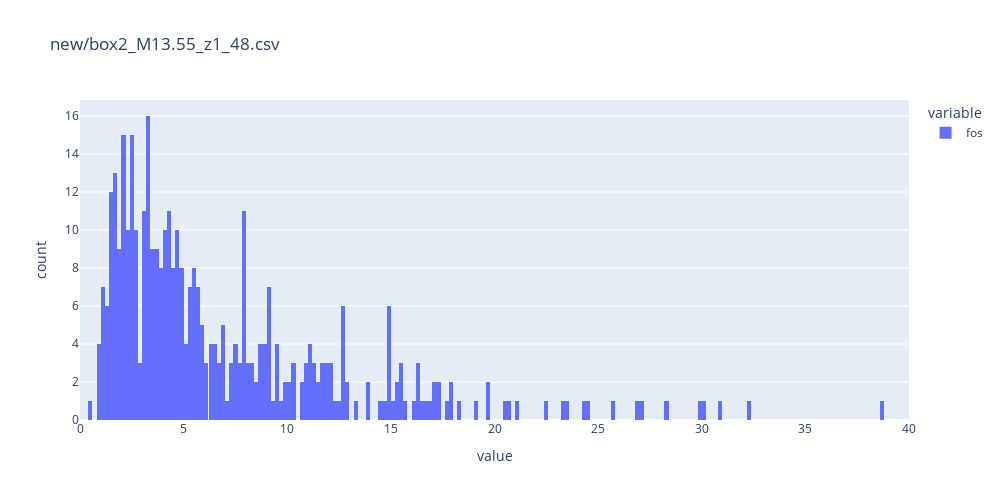
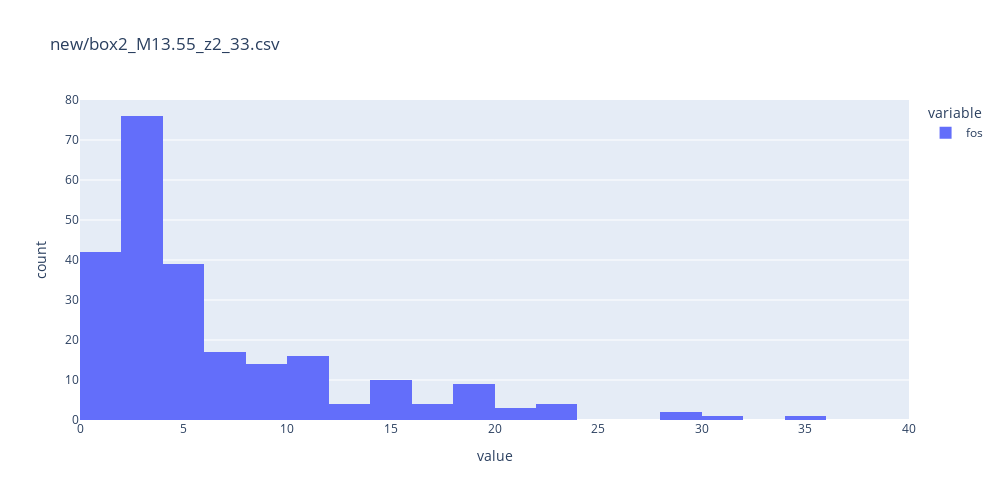
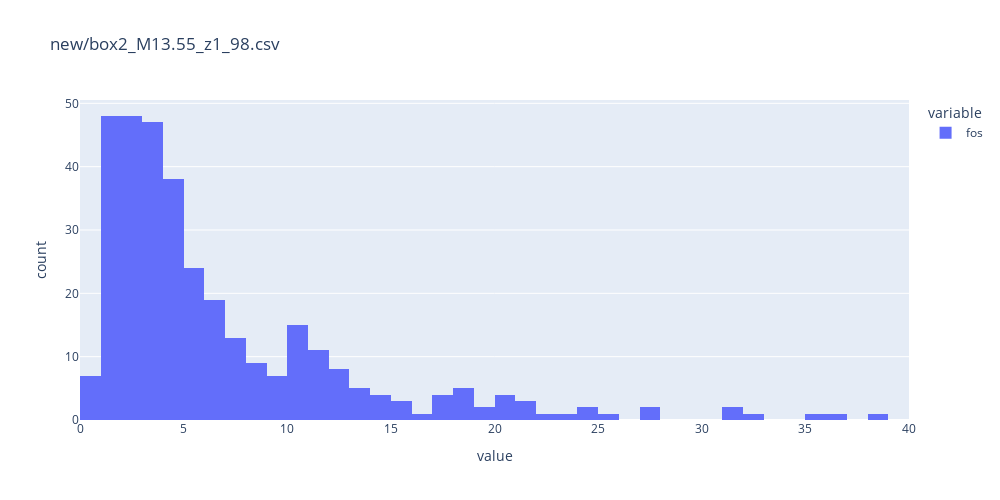
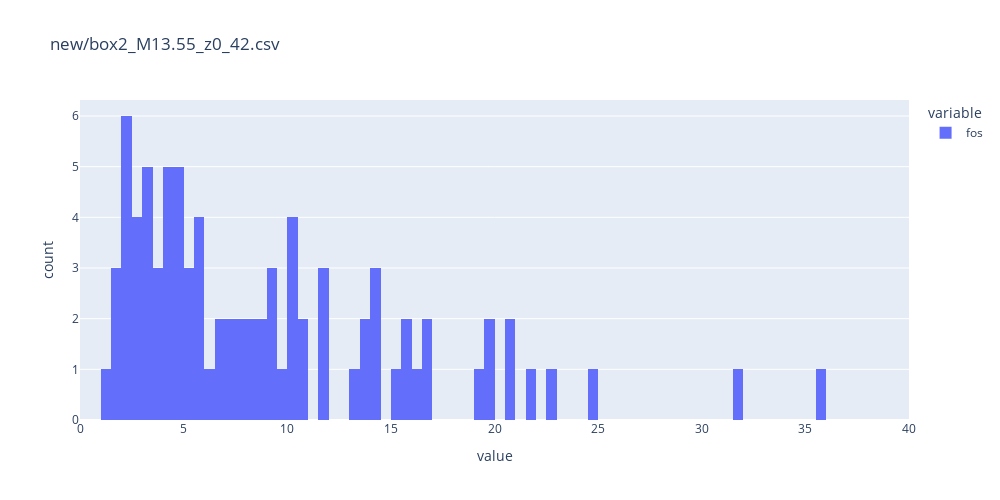

Notebook code for these charts, in order:
### Code cell
import plotly.express as px
import plotly
plotly.offline.init_notebook_mode(connected=True)


for filename in all_files:

    fig = px.histogram(frame.fos[(frame.name==filename)], nbins= len(frame.fos[(frame.name==filename)]), title = filename)
    fig.update_layout(autosize=False, width=1000, height=500, xaxis_range=[0,40])
    fig.show()
    print('median fossilness value = ', frame.fos[(frame.name==filename)].median(), 'Median galaxy ratio =', frame.M_sat_M_cD[(frame.name==filename)].median())

### Figure 1 — Plotly figure (JSON) as saved in the notebook; plotly's stock layout.template omitted (floating-point values rounded to 4 significant figures; data arrays with more than 128 entries replaced by an {"elided": "..."} marker saying what was removed)
{"data": [{"alignmentgroup": "True", "bingroup": "x", "hovertemplate": "variable=fos<br>value=%{x}<br>count=%{y}<extra></extra>", "legendgroup": "fos", "marker": {"color": "#636efa", "pattern": {"shape": ""}}, "name": "fos", "nbinsx": 400, "offsetgroup": "fos", "orientation": "v", "showlegend": true, "type": "histogram", "x": {"elided": "400 float values"}, "xaxis": "x", "yaxis": "y"}], "layout": {"autosize": false, "barmode": "relative", "height": 500, "legend": {"title": {"text": "variable"}, "tracegroupgap": 0}, "title": {"text": "new/box2_M13.55_z1_48.csv"}, "width": 1000, "xaxis": {"anchor": "y", "domain": [0, 1], "range": [0, 40], "title": {"text": "value"}}, "yaxis": {"anchor": "x", "domain": [0, 1], "title": {"text": "count"}}}}

### Figure 2 — Plotly figure (JSON) as saved in the notebook; plotly's stock layout.template omitted (floating-point values rounded to 4 significant figures; data arrays with more than 128 entries replaced by an {"elided": "..."} marker saying what was removed)
{"data": [{"alignmentgroup": "True", "bingroup": "x", "hovertemplate": "variable=fos<br>value=%{x}<br>count=%{y}<extra></extra>", "legendgroup": "fos", "marker": {"color": "#636efa", "pattern": {"shape": ""}}, "name": "fos", "nbinsx": 252, "offsetgroup": "fos", "orientation": "v", "showlegend": true, "type": "histogram", "x": {"elided": "252 float values"}, "xaxis": "x", "yaxis": "y"}], "layout": {"autosize": false, "barmode": "relative", "height": 500, "legend": {"title": {"text": "variable"}, "tracegroupgap": 0}, "title": {"text": "new/box2_M13.55_z2_33.csv"}, "width": 1000, "xaxis": {"anchor": "y", "domain": [0, 1], "range": [0, 40], "title": {"text": "value"}}, "yaxis": {"anchor": "x", "domain": [0, 1], "title": {"text": "count"}}}}

### Figure 3 — Plotly figure (JSON) as saved in the notebook; plotly's stock layout.template omitted (floating-point values rounded to 4 significant figures; data arrays with more than 128 entries replaced by an {"elided": "..."} marker saying what was removed)
{"data": [{"alignmentgroup": "True", "bingroup": "x", "hovertemplate": "variable=fos<br>value=%{x}<br>count=%{y}<extra></extra>", "legendgroup": "fos", "marker": {"color": "#636efa", "pattern": {"shape": ""}}, "name": "fos", "nbinsx": 347, "offsetgroup": "fos", "orientation": "v", "showlegend": true, "type": "histogram", "x": {"elided": "347 float values"}, "xaxis": "x", "yaxis": "y"}], "layout": {"autosize": false, "barmode": "relative", "height": 500, "legend": {"title": {"text": "variable"}, "tracegroupgap": 0}, "title": {"text": "new/box2_M13.55_z1_98.csv"}, "width": 1000, "xaxis": {"anchor": "y", "domain": [0, 1], "range": [0, 40], "title": {"text": "value"}}, "yaxis": {"anchor": "x", "domain": [0, 1], "title": {"text": "count"}}}}

### Figure 4 — Plotly figure (JSON) as saved in the notebook; plotly's stock layout.template omitted (floating-point values rounded to 4 significant figures)
{"data": [{"alignmentgroup": "True", "bingroup": "x", "hovertemplate": "variable=fos<br>value=%{x}<br>count=%{y}<extra></extra>", "legendgroup": "fos", "marker": {"color": "#636efa", "pattern": {"shape": ""}}, "name": "fos", "nbinsx": 86, "offsetgroup": "fos", "orientation": "v", "showlegend": true, "type": "histogram", "x": [2.036, 5.758, 21.67, 8.967, 13.82, 1.729, 19.46, 11.89, 4.939, 7.647, 7.523, 5.12, 2.656, 14.49, 4.16, 15.84, 11.54, 2.09, 19.8, 20.99, 2.951, 1.956, 14.04, 2.839, 5.089, 3.462, 4.295, 11.55, 9.527, 35.91, 19.74, 1.464, 10.49, 3.791, 4.884, 13.07, 3.678, 31.68, 40.28, 7.052, 2.111, 2.167, 10.5, 6.537, 24.51, 9.056, 3.882, 2.769, 3.276, 10.38, 8.926, 10.36, 10.5, 22.79, 4.205, 8.425, 5.631, 4.626, 7.078, 15.57, 3.406, 16.67, 9.382, 1.914, 14.02, 16.33, 3.445, 9.003, 8.39, 5.409, 4.597, 3.374, 4.613, 13.6, 4.293, 5.546, 16.62, 20.69, 6.765, 2.059, 5.993, 2.4, 6.123, 10.89, 4.231, 15.27], "xaxis": "x", "yaxis": "y"}], "layout": {"autosize": false, "barmode": "relative", "height": 500, "legend": {"title": {"text": "variable"}, "tracegroupgap": 0}, "title": {"text": "new/box2_M13.55_z0_42.csv"}, "width": 1000, "xaxis": {"anchor": "y", "domain": [0, 1], "range": [0, 40], "title": {"text": "value"}}, "yaxis": {"anchor": "x", "domain": [0, 1], "title": {"text": "count"}}}}
